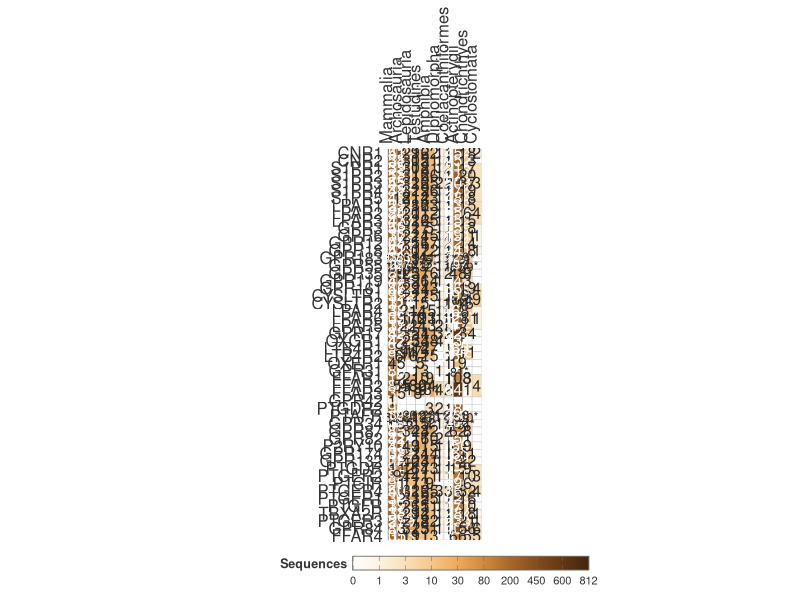

The R source for this figure:
library(ggplot2)
library(dplyr)
library(egg)
library(tidyr)
library(stringr)
library(scales)
library(svglite)

dir.create("results/phyletic-distribution", recursive = TRUE, showWarnings = FALSE)

data <- read.csv(
  "data/phyletic-distribution/receptor_sequence_counts.csv",
  stringsAsFactors = FALSE
)

# Axis definitions
receptor_order <- c("CNR1", "CNR2", "S1PR1", "S1PR2", "S1PR3", "S1PR4", "S1PR5", "LPAR1", "LPAR2", "LPAR3",
                    "GPR3", "GPR6", "GPR12", "GPR18", "GPR183", "GPR55", "GPR35", "GPR119", "GPR161", "CYSLTR1", "CYSLTR2", "LPAR4", "LPAR6", "LPAR5", "GPR17", "OXGR1",
                    "LTB4R1", "LTB4R2", "OXER1", "GPR31", "FFAR1", "FFAR2", "FFAR3",
                    "GPR42", "PTGDR2", "PTAFR", "GPR34", "GPR87", "GPR82", "P2RY10",
                    "GPR174", "GPR132", "PTGDR", "PTGER2", "PTGIR", "PTGER4", "PTGER1", "PTGFR",
                    "TBXA2R", "PTGER3", "GPR84", "FFAR4")

phyla_order <- c("Mammalia", "Archosauria", "Lepidosauria", "Testudines", "Amphibia",
                 "Dipnomorpha", "Coelacanthiformes", "Actinopterygii", "Chondrichthyes",
                 "Cyclostomata")

n_receptor <- length(receptor_order)

gap_after_phylum <- "Cyclostomata"
gap_size <- 1

phyla_pos <- setNames(seq_along(phyla_order), phyla_order)
if (!is.null(gap_after_phylum)) {
  gap_at <- match(gap_after_phylum, phyla_order)
  if (!is.na(gap_at) && gap_at < length(phyla_order)) {
    phyla_pos[(gap_at + 1):length(phyla_order)] <- phyla_pos[(gap_at + 1):length(phyla_order)] + gap_size
  }
}
n_phyla <- max(phyla_pos)

# 1. Separate data and identify positive singles
single_data <- data %>%
  filter(!grepl("\\|", Receptor)) %>%
  mutate(
    base_rec = sub("/LIKE$", "", Receptor),
    is_like = grepl("/LIKE$", Receptor)
  )

single_positive <- single_data %>% filter(Sequences > 0)
merged_data <- data %>% filter(grepl("\\|", Receptor) & Sequences > 0)

# 2. Process merged rectangles (layer 2)
split_tiles <- data.frame(Phyla = character(), base_rec = character(), is_split = logical())

if (nrow(merged_data) > 0) {
  user_rects <- merged_data %>%
    mutate(
      rec_start = sapply(strsplit(Receptor, "\\|"), `[`, 1),
      rec_end   = sapply(strsplit(Receptor, "\\|"), function(x) x[length(x)])
    ) %>%
    filter(rec_start %in% receptor_order & rec_end %in% receptor_order & Phyla %in% phyla_order) %>%
    rowwise() %>%
    mutate(
      covered_receptors = list(as.character(receptor_order[match(rec_start, receptor_order):match(rec_end, receptor_order)])),
      needs_split = any(covered_receptors %in% single_positive$base_rec[single_positive$Phyla == Phyla])
    ) %>%
    ungroup() %>%
    mutate(
      is_like = FALSE,
      X_idx   = unname(phyla_pos[Phyla]),
      Y_start = match(rec_start, rev(receptor_order)),
      Y_end   = match(rec_end, rev(receptor_order)),
      ymin = pmin(Y_start, Y_end) - 0.5,
      ymax = pmax(Y_start, Y_end) + 0.5,
      xmin = ifelse(needs_split, X_idx, X_idx - 0.5),
      xmax = X_idx + 0.5
    )
  
  if (nrow(user_rects) > 0) {
    split_tiles <- user_rects %>%
      unnest(covered_receptors) %>%
      filter(needs_split) %>%
      distinct(Phyla, base_rec = covered_receptors) %>%
      mutate(is_split = TRUE)
  }
} else {
  user_rects <- data.frame()
}

# 3. Process single data (layer 3)
single_processed <- single_data %>%
  filter(Sequences > 0) %>%
  filter(base_rec %in% receptor_order & Phyla %in% phyla_order) %>%
  group_by(base_rec, Phyla) %>%
  mutate(has_both = n_distinct(is_like) == 2) %>%
  ungroup() %>%
  left_join(split_tiles, by = c("Phyla", "base_rec")) %>%
  mutate(
    is_split = replace_na(is_split, FALSE),
    X_idx = unname(phyla_pos[Phyla]),
    Y_idx = match(base_rec, rev(receptor_order)),
    ymin = Y_idx - 0.5,
    ymax = Y_idx + 0.5,
    xmin = X_idx - 0.5,
    xmax = ifelse(is_split, X_idx, X_idx + 0.5)
  )

# 4. Build empty base grid (layer 1)
base_grid <- expand.grid(base_rec = receptor_order, Phyla = phyla_order, stringsAsFactors = FALSE) %>%
  mutate(
    Sequences = 0,
    is_like = FALSE,
    X_idx = unname(phyla_pos[Phyla]),
    Y_idx = match(base_rec, rev(receptor_order)),
    xmin = X_idx - 0.5,
    xmax = X_idx + 0.5,
    ymin = Y_idx - 0.5,
    ymax = Y_idx + 0.5
  )

# 5. Combine plain rectangles (painter's algorithm)
rect_data <- bind_rows(base_grid %>% select(Phyla, Sequences, is_like, xmin, xmax, ymin, ymax))

if (nrow(user_rects) > 0) {
  rect_data <- bind_rows(rect_data, user_rects %>% select(Phyla, Sequences, is_like, xmin, xmax, ymin, ymax))
}

single_rect_only <- single_processed %>% filter(!has_both & !is_like)
if (nrow(single_rect_only) > 0) {
  rect_data <- bind_rows(rect_data, single_rect_only %>% select(Phyla, Sequences, is_like, xmin, xmax, ymin, ymax))
}

rect_data <- rect_data %>%
  mutate(
    xmid = (xmin + xmax) / 2,
    ymid = (ymin + ymax) / 2,
    label_text = ifelse(Sequences > 0, paste0(Sequences, ifelse(is_like, "*", "")), "")
  )

# 5b. Diagonal-split triangles (unchanged)
triangle_data <- single_processed %>% filter(has_both | is_like)

if (nrow(triangle_data) > 0) {
  triangle_data <- triangle_data %>%
    mutate(
      group_id = paste(Phyla, base_rec, is_like, sep = "_"),
      xmid = ifelse(is_like, (xmin + xmax + xmax) / 3, (xmin + xmin + xmax) / 3),
      ymid = ifelse(is_like, (ymin + ymin + ymax) / 3, (ymin + ymax + ymax) / 3),
      label_text = paste0(Sequences, ifelse(is_like, "*", ""))
    ) %>%
    rowwise() %>%
    mutate(
      poly = list(
        if (is_like) {
          data.frame(x = c(xmin, xmax, xmax), y = c(ymin, ymin, ymax))
        } else {
          data.frame(x = c(xmin, xmin, xmax), y = c(ymin, ymax, ymax))
        }
      )
    ) %>%
    ungroup() %>%
    unnest(poly)
}

triangle_labels <- if (nrow(triangle_data) > 0) {
  triangle_data %>% distinct(group_id, xmid, ymid, label_text, Sequences)
} else {
  data.frame()
}

# 6. Color scale: monochromatic amber ramp, complements panel 1's blue
data_scope <- data %>%
  filter(Phyla %in% phyla_order) %>%
  mutate(base_rec = sub("/LIKE$", "", sapply(strsplit(Receptor, "\\|"), `[`, 1))) %>%
  filter(base_rec %in% receptor_order | grepl("\\|", Receptor))
max_val <- max(data_scope$Sequences, na.rm = TRUE)

amber_stops  <- c(0, 1, 3, 10, 30, 80, 200, 450, 600, max_val)
amber_colors <- c(
  "#ffffff",  # 0
  "#fdf3e3",  # 1
  "#fbe0b8",  # 3
  "#f6c78a",  # 10
  "#f0aa5c",  # 30
  "#d08a3e",  # 80   (was #e08a2e)
  "#aa6828",  # 200  (was #b8681a)
  "#844d1d",  # 450  (was #8f4d12)
  "#623814",  # 600  (was #6b380c)
  "#44260c"   # max  (was #4a2606)
)

# A data maximum can coincide with a predefined stop. Retain the final colour
# for duplicated stops so interpolation and the legend remain well defined.
keep_stops <- !duplicated(amber_stops, fromLast = TRUE)
amber_stops <- amber_stops[keep_stops]
amber_colors <- amber_colors[keep_stops]

# Custom transform: maps irregular amber_stops onto evenly-spaced [0,1]
# positions, so the colorbar shows equal visual gaps between labels
# regardless of how close/far the underlying values are.
even_positions <- seq(0, 1, length.out = length(amber_stops))

stop_trans <- scales::trans_new(
  name      = "even_stops",
  transform = function(x) stats::approx(x = amber_stops, y = even_positions, xout = x, rule = 2)$y,
  inverse   = function(x) stats::approx(x = even_positions, y = amber_stops, xout = x, rule = 2)$y
)

# Palette is now evenly spaced by default (no 'values' arg needed --
# the trans above already handles the uneven stop spacing)
fill_pal <- scales::gradient_n_pal(amber_colors)
get_fill <- function(x) fill_pal(stop_trans$transform(pmin(x, max_val)))

get_text_color <- function(x) {
  cols <- get_fill(x)
  rgb_mat <- grDevices::col2rgb(cols) / 255
  lum <- 0.2126 * rgb_mat["red", ] + 0.7152 * rgb_mat["green", ] + 0.0722 * rgb_mat["blue", ]
  ifelse(lum > 0.5, "grey15", "white")
}

rect_data <- rect_data %>% mutate(text_color = get_text_color(Sequences))
if (nrow(triangle_labels) > 0) {
  triangle_labels <- triangle_labels %>% mutate(text_color = get_text_color(Sequences))
}

# 7. Build heatmap
main_plot <- ggplot() +
  geom_rect(
    data = rect_data,
    aes(xmin = xmin, xmax = xmax, ymin = ymin, ymax = ymax, fill = Sequences),
    color = "grey80", linewidth = 0.2
  )

if (nrow(triangle_data) > 0) {
  main_plot <- main_plot +
    geom_polygon(
      data = triangle_data,
      aes(x = x, y = y, group = group_id, fill = Sequences),
      color = "grey80", linewidth = 0.2
    )
}

main_plot <- main_plot +
  geom_text(
    data = rect_data,
    aes(x = xmid, y = ymid, label = label_text, color = text_color),
    size = 4, family = "sans"
  )

if (nrow(triangle_labels) > 0) {
  main_plot <- main_plot +
    geom_text(
      data = triangle_labels,
      aes(x = xmid, y = ymid, label = label_text, color = text_color),
      size = 3.2, family = "sans"
    )
}

main_plot <- main_plot +
  scale_color_identity() +
  scale_fill_gradientn(
    colours = amber_colors,
    trans   = stop_trans,
    limits  = c(0, max_val),
    oob     = scales::squish,
    na.value = "white",
    name    = "Sequences",
    breaks  = amber_stops,
    labels  = as.character(round(amber_stops)),
    guide   = guide_colorbar(
      direction   = "horizontal",
      barwidth    = unit(6, "cm"),
      barheight   = unit(0.35, "cm"),
      frame.colour = "grey40",
      frame.linewidth = 0.3,
      ticks.colour = "grey40",
      title.position = "left",
      title.vjust = 0.9,
      label.position = "bottom"
    )
  ) +
  scale_x_continuous(
    breaks = unname(phyla_pos),
    labels = names(phyla_pos),
    expand = c(0, 0),
    limits = c(0.5, n_phyla + 0.5),
    position = "top"
  ) +
  scale_y_continuous(
    breaks = 1:n_receptor,
    labels = rev(receptor_order),
    expand = c(0, 0),
    limits = c(0.5, n_receptor + 0.5)
  ) +
  coord_fixed(ratio = 0.8) +
  theme_classic(base_family = "sans", base_size = 8) +
  theme(
    axis.title = element_blank(),
    axis.text.x = element_text(angle = 90, hjust = 0, vjust = 0.5, size = 12, colour = "grey20"),
    axis.text.y = element_text(size = 12, colour = "grey20", hjust = 1),
    legend.position = "bottom",
    legend.title = element_text(size = 9, face = "bold", colour = "grey20"),
    legend.text = element_text(size = 8, colour = "grey20"),
    panel.grid = element_blank(),
    panel.border = element_blank(),
    axis.line = element_blank(),
    axis.ticks = element_blank(),
    plot.margin = margin(5, 10, 5, 5)
  )

# 8. Save
ggsave(
  "results/phyletic-distribution/sequence_counts_vertebrates.svg",
  plot = main_plot,
  device = svglite,
  width = 11,
  height = 20,
  units = "in"
)
